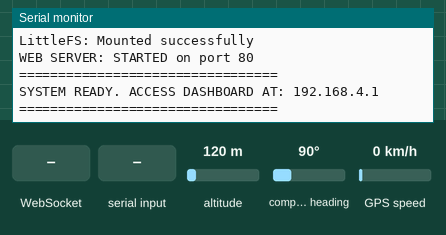
The program below on a simulated ESP32. On the bench: the last lines printed to the serial monitor. The inputs (shaded band) are chosen by the test bench; at power-on: altitude 120 m, compass heading 90°, GPS speed 0 km/h. WiFi joins after 1.5 s; servers stay silent unless stated; storage starts empty; the GPS gets a fix after 3 s at 37.7749, -122.4194 with 8 satellites.

Above: at 2.3 s.
2.4 s: WebSocket text "YOUR_WIFI_SSID" received
At 2.9 s:
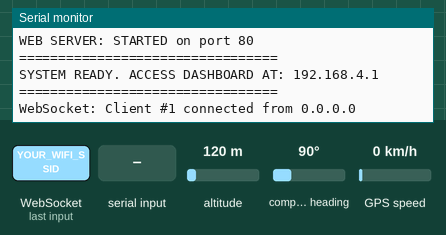
4.5 s: altitude set to 20 m
At 7.2 s:
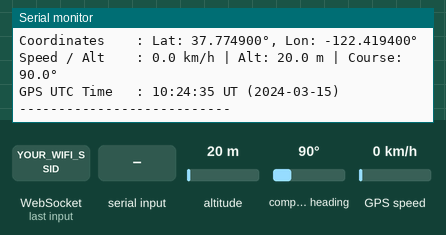
7.5 s: "YOUR_WIFI_SSID" received over the second serial link
9.0 s: compass heading set to 7°
At 9.8 s:
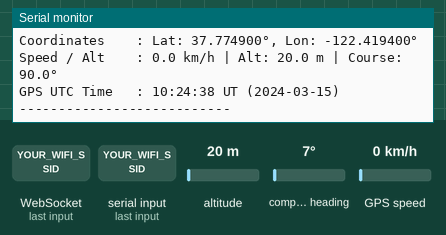

Measured:
- after the input at 2.4 s, the serial monitor: prints a new line at once (image 1)
- after the input at 4.5 s, the serial monitor: prints a new line after 1.5 s (image 2)

The program:

main.cpp
```cpp
#include <Arduino.h>
#include "config.h"
#include "gps_manager.h"
#include "wifi_manager.h"
#include "web_server.h"

GpsManager gpsManager;
WifiManager wifiManager;
WebServerManager webServerManager(gpsManager, wifiManager);

uint32_t lastDebugPrintTime = 0;

void setup() {
    Serial.begin(DEBUG_BAUD);
    delay(1000);

    Serial.println("\n=================================");
    Serial.println(" ESP32 NEO-6M GPS TRACKER ");
    Serial.println("=================================");

    // 1. Initialize GPS HardwareSerial UART2 (GPIO16 RX2, GPIO17 TX2)
    Serial.print("GPS UART: INITIALIZING (RX: GPIO");
    Serial.print(GPS_RX_PIN);
    Serial.print(", TX: GPIO");
    Serial.print(GPS_TX_PIN);
    Serial.println(")...");
    gpsManager.begin();
    Serial.println("GPS UART: OK (9600 Baud)");

    // 2. Initialize Wi-Fi (STA mode with fallback AP mode)
    wifiManager.begin();

    // 3. Initialize Web Server & WebSockets
    webServerManager.begin();

    Serial.println("=================================");
    Serial.print("SYSTEM READY. ACCESS DASHBOARD AT: ");
    Serial.println(wifiManager.getIpString());
    Serial.println("=================================\n");
}

void loop() {
    // 1. Process incoming GPS serial data continuously (non-blocking)
    gpsManager.update();

    // 2. Keep Wi-Fi connection healthy (non-blocking)
    wifiManager.update();

    // 3. Manage WebSockets & periodic client updates (non-blocking)
    webServerManager.update();

    // 4. Diagnostic debug log to Serial Monitor
    uint32_t now = millis();
    if (now - lastDebugPrintTime >= DEBUG_PRINT_INTERVAL_MS) {
        lastDebugPrintTime = now;

        GpsData data = gpsManager.getData();
        Serial.println("--- [DIAGNOSTIC STATUS] ---");
        Serial.printf("ESP32 Uptime: %lu s | Wi-Fi: %s (%s) | WS Clients: %u\n",
                      now / 1000,
                      wifiManager.getModeString(),
                      wifiManager.getIpString().c_str(),
                      webServerManager.getConnectedClientsCount());

        if (!gpsManager.hasHardwareDataReceived()) {
            Serial.println("GPS UART Status: NO DATA RECEIVED (Check wiring: NEO-6M TX -> ESP32 GPIO16)");
        } else {
            Serial.printf("GPS UART Status: DATA STREAMING (Chars parsed: %u)\n", data.charsProcessed);
        }

        Serial.printf("GPS Fix State  : %s | Satellites: %u | HDOP: %.2f\n",
                      gpsManager.getStateString(),
                      data.satellites,
                      data.hdop);

        if (data.valid) {
            Serial.printf("Coordinates    : Lat: %.6f°, Lon: %.6f°\n", data.latitude, data.longitude);
            Serial.printf("Speed / Alt    : %.1f km/h | Alt: %.1f m | Course: %.1f°\n",
                          data.speedKmh, data.altitude, data.course);
            Serial.printf("GPS UTC Time   : %s (%s)\n", data.gpsTime.c_str(), data.gpsDate.c_str());
        } else {
            Serial.println("Position       : WAITING FOR GPS FIX...");
        }
        Serial.println("---------------------------\n");
    }
}
```

gps_manager.cpp
```cpp
#include "gps_manager.h"

GpsManager::GpsManager()
    : m_serial(2),
      m_state(GPS_STATE_NO_DATA),
      m_lastByteTimestamp(0),
      m_charsReceivedTotal(0),
      m_hadValidFixOnce(false) {
}

void GpsManager::begin() {
    // Initialize HardwareSerial 2 on ESP32 (GPIO16 = RX2, GPIO17 = TX2)
    m_serial.begin(GPS_BAUD, SERIAL_8N1, GPS_RX_PIN, GPS_TX_PIN);
    m_lastByteTimestamp = millis();
    m_state = GPS_STATE_NO_DATA;
}

void GpsManager::update() {
    while (m_serial.available() > 0) {
        char c = (char)m_serial.read();
        m_tinyGps.encode(c);
        m_charsReceivedTotal++;
        m_lastByteTimestamp = millis();
    }

    updateState();
}

void GpsManager::updateState() {
    uint32_t now = millis();

    // Check if we haven't received any data over UART for GPS_NO_DATA_TIMEOUT_MS
    if (now - m_lastByteTimestamp > GPS_NO_DATA_TIMEOUT_MS && m_charsReceivedTotal == 0) {
        m_state = GPS_STATE_NO_DATA;
        return;
    }

    bool locationValid = m_tinyGps.location.isValid() &&
                         m_tinyGps.location.age() < 3000 &&
                         (abs(m_tinyGps.location.lat()) > 0.000001) &&
                         (abs(m_tinyGps.location.lng()) > 0.000001) &&
                         m_tinyGps.location.lat() >= -90.0 && m_tinyGps.location.lat() <= 90.0 &&
                         m_tinyGps.location.lng() >= -180.0 && m_tinyGps.location.lng() <= 180.0;

    if (locationValid) {
        m_state = GPS_STATE_FIXED;
        m_hadValidFixOnce = true;
    } else {
        if (m_hadValidFixOnce) {
            m_state = GPS_STATE_FIX_LOST;
        } else if (m_charsReceivedTotal > 0) {
            m_state = GPS_STATE_SEARCHING;
        } else {
            m_state = GPS_STATE_NO_DATA;
        }
    }
}

GpsData GpsManager::getData() {
    GpsData data;
    data.state = m_state;
    data.valid = (m_state == GPS_STATE_FIXED);
    data.charsProcessed = m_tinyGps.charsProcessed();
    data.sentencesWithFix = m_tinyGps.sentencesWithFix();
    data.failedChecksum = m_tinyGps.failedChecksum();

    if (data.valid) {
        data.latitude = m_tinyGps.location.lat();
        data.longitude = m_tinyGps.location.lng();
        data.altitude = m_tinyGps.altitude.isValid() ? m_tinyGps.altitude.meters() : 0.0f;

        // 1 knot = 1.852 km/h
        data.speedKmh = m_tinyGps.speed.isValid() ? (m_tinyGps.speed.knots() * 1.852f) : 0.0f;
        data.course = m_tinyGps.course.isValid() ? m_tinyGps.course.deg() : 0.0f;
        data.satellites = m_tinyGps.satellites.isValid() ? m_tinyGps.satellites.value() : 0;
        data.hdop = m_tinyGps.hdop.isValid() ? m_tinyGps.hdop.hdop() : 99.9f;

        if (data.satellites >= 4 && data.hdop < 5.0f && m_tinyGps.altitude.isValid()) {
            data.fixType = "3D";
        } else if (data.satellites >= 3) {
            data.fixType = "2D";
        } else {
            data.fixType = "FIXED";
        }
    } else {
        data.latitude = 0.0;
        data.longitude = 0.0;
        data.altitude = 0.0f;
        data.speedKmh = 0.0f;
        data.course = 0.0f;
        data.satellites = m_tinyGps.satellites.isValid() ? m_tinyGps.satellites.value() : 0;
        data.hdop = m_tinyGps.hdop.isValid() ? m_tinyGps.hdop.hdop() : 99.9f;
        data.fixType = (m_state == GPS_STATE_SEARCHING) ? "SEARCHING" :
                       (m_state == GPS_STATE_FIX_LOST) ? "FIX LOST" : "NO FIX";
    }

    data.gpsTime = formatTime();
    data.gpsDate = formatDate();

    return data;
}

const char* GpsManager::getStateString() const {
    switch (m_state) {
        case GPS_STATE_NO_DATA:   return "NO GPS DATA";
        case GPS_STATE_SEARCHING: return "SEARCHING FOR SATELLITES";
        case GPS_STATE_FIXED:     return "GPS FIXED";
        case GPS_STATE_FIX_LOST:  return "GPS FIX LOST";
        default:                  return "UNKNOWN";
    }
}

String GpsManager::getSignalQualityString() {
    if (m_state != GPS_STATE_FIXED) {
        return "No Fix";
    }

    uint32_t sats = m_tinyGps.satellites.isValid() ? m_tinyGps.satellites.value() : 0;
    float hdop = m_tinyGps.hdop.isValid() ? m_tinyGps.hdop.hdop() : 99.9f;

    if (sats >= 8 && hdop <= 1.5f) {
        return "Excellent";
    } else if (sats >= 6 && hdop <= 2.5f) {
        return "Good";
    } else if (sats >= 4 && hdop <= 4.0f) {
        return "Fair";
    } else if (sats > 0) {
        return "Poor";
    } else {
        return "No Fix";
    }
}

String GpsManager::formatTime() {
    if (!m_tinyGps.time.isValid()) {
        return "--:--:--";
    }
    char buf[12];
    snprintf(buf, sizeof(buf), "%02d:%02d:%02d UTC",
             m_tinyGps.time.hour(),
             m_tinyGps.time.minute(),
             m_tinyGps.time.second());
    return String(buf);
}

String GpsManager::formatDate() {
    if (!m_tinyGps.date.isValid()) {
        return "----/--/--";
    }
    char buf[12];
    snprintf(buf, sizeof(buf), "%04d-%02d-%02d",
             m_tinyGps.date.year(),
             m_tinyGps.date.month(),
             m_tinyGps.date.day());
    return String(buf);
}

String GpsManager::toJsonString() {
    GpsData data = getData();
    StaticJsonDocument<512> doc;

    doc["valid"] = data.valid;
    doc["state"] = getStateString();
    doc["quality"] = getSignalQualityString();

    if (data.valid) {
        doc["latitude"] = data.latitude;
        doc["longitude"] = data.longitude;
        doc["altitude"] = data.altitude;
        doc["speedKmh"] = data.speedKmh;
        doc["course"] = data.course;
        doc["satellites"] = data.satellites;
        doc["hdop"] = data.hdop;
        doc["fixType"] = data.fixType;
        doc["gpsTime"] = data.gpsTime;
        doc["gpsDate"] = data.gpsDate;
    } else {
        doc["latitude"] = nullptr;
        doc["longitude"] = nullptr;
        doc["altitude"] = nullptr;
        doc["speedKmh"] = nullptr;
        doc["course"] = nullptr;
        doc["satellites"] = data.satellites;
        doc["hdop"] = (m_tinyGps.hdop.isValid()) ? data.hdop : 99.9;
        doc["fixType"] = data.fixType;
        doc["gpsTime"] = data.gpsTime;
        doc["gpsDate"] = data.gpsDate;
    }

    doc["charsProcessed"] = data.charsProcessed;
    doc["failedChecksum"] = data.failedChecksum;
    doc["uartActive"] = (m_charsReceivedTotal > 0);

    String jsonOutput;
    serializeJson(doc, jsonOutput);
    return jsonOutput;
}
```

gps_manager.h
```cpp
#ifndef GPS_MANAGER_H
#define GPS_MANAGER_H

#include <Arduino.h>
#include <HardwareSerial.h>
#include <TinyGPS++.h>
#include <ArduinoJson.h>
#include "config.h"

enum GpsState {
    GPS_STATE_NO_DATA = 0,
    GPS_STATE_SEARCHING,
    GPS_STATE_FIXED,
    GPS_STATE_FIX_LOST
};

struct GpsData {
    bool valid;
    double latitude;
    double longitude;
    float altitude;     // meters
    float speedKmh;     // km/h (converted from knots)
    float course;       // degrees
    uint32_t satellites;
    float hdop;
    String fixType;     // "NO FIX", "2D FIX", "3D FIX"
    String gpsTime;     // "HH:MM:SS" UTC
    String gpsDate;     // "YYYY-MM-DD" UTC
    GpsState state;
    uint32_t charsProcessed;
    uint32_t sentencesWithFix;
    uint32_t failedChecksum;
};

class GpsManager {
public:
    GpsManager();
    void begin();
    void update();

    GpsData getData();
    GpsState getState() const { return m_state; }
    const char* getStateString() const;
    String getSignalQualityString();
    String toJsonString();

    bool hasHardwareDataReceived() const { return m_charsReceivedTotal > 0; }
    uint32_t getCharsProcessed() const { return m_tinyGps.charsProcessed(); }

private:
    HardwareSerial m_serial;
    TinyGPSPlus m_tinyGps;
    GpsState m_state;
    uint32_t m_lastByteTimestamp;
    uint32_t m_charsReceivedTotal;
    bool m_hadValidFixOnce;

    void updateState();
    String formatTime();
    String formatDate();
};

#endif // GPS_MANAGER_H
```

web_server.cpp
```cpp
#include "web_server.h"

WebServerManager::WebServerManager(GpsManager& gpsMgr, WifiManager& wifiMgr)
    : m_server(HTTP_PORT),
      m_ws(WEBSOCKET_PATH),
      m_gpsManager(gpsMgr),
      m_wifiManager(wifiMgr),
      m_littleFsMounted(false),
      m_lastBroadcastTime(0),
      m_packetsSent(0) {
}

void WebServerManager::begin() {
    // Mount LittleFS
    if (LittleFS.begin(true)) {
        m_littleFsMounted = true;
        Serial.println("LittleFS: Mounted successfully");
    } else {
        m_littleFsMounted = false;
        Serial.println("LittleFS: Failed to mount. Embedded fallback assets will be used.");
    }

    setupWebSocket();
    setupRoutes();

    m_server.begin();
    Serial.println("WEB SERVER: STARTED on port 80");
}

void WebServerManager::setupWebSocket() {
    m_ws.onEvent([this](AsyncWebSocket* server, AsyncWebSocketClient* client, AwsEventType type, void* arg, uint8_t* data, size_t len) {
        this->onWsEvent(server, client, type, arg, data, len);
    });
    m_server.addHandler(&m_ws);
}

void WebServerManager::onWsEvent(AsyncWebSocket* server, AsyncWebSocketClient* client, AwsEventType type, void* arg, uint8_t* data, size_t len) {
    if (type == WS_EVT_CONNECT) {
        Serial.printf("WebSocket: Client #%u connected from %s\n", client->id(), client->remoteIP().toString().c_str());
        // Immediately send current GPS state on connect
        String jsonPayload = m_gpsManager.toJsonString();
        client->text(jsonPayload);
    } else if (type == WS_EVT_DISCONNECT) {
        Serial.printf("WebSocket: Client #%u disconnected\n", client->id());
    } else if (type == WS_EVT_DATA) {
        AwsFrameInfo* info = (AwsFrameInfo*)arg;
        if (info->final && info->index == 0 && info->len == len && info->opcode == WS_TEXT) {
            // Received ping or command from client
            if (len >= 4 && memcmp(data, "ping", 4) == 0) {
                client->text("{\"type\":\"pong\"}");
            }
        }
    }
}

void WebServerManager::setupRoutes() {
    // REST API /api/gps
    m_server.on("/api/gps", HTTP_GET, [this](AsyncWebServerRequest* request) {
        String jsonPayload = m_gpsManager.toJsonString();
        request->send(200, "application/json", jsonPayload);
    });

    // REST API /api/status
    m_server.on("/api/status", HTTP_GET, [this](AsyncWebServerRequest* request) {
        StaticJsonDocument<256> doc;
        doc["esp32"] = "ONLINE";
        doc["wifiMode"] = m_wifiManager.getModeString();
        doc["ip"] = m_wifiManager.getIpString();
        doc["uptimeSec"] = millis() / 1000;
        doc["wsClients"] = m_ws.count();
        doc["packetsSent"] = m_packetsSent;
        doc["gpsState"] = m_gpsManager.getStateString();

        String output;
        serializeJson(doc, output);
        request->send(200, "application/json", output);
    });

    // Serve index.html
    m_server.on("/", HTTP_GET, [this](AsyncWebServerRequest* request) {
        if (m_littleFsMounted && LittleFS.exists("/index.html")) {
            request->send(LittleFS, "/index.html", "text/html");
        } else {
            request->send(LittleFS, "/index.html", "text/html");
        }
    });

    // Serve LittleFS static files directly
    if (m_littleFsMounted) {
        m_server.serveStatic("/", LittleFS, "/");
    }

    // CORS headers for local development testing
    DefaultHeaders::Instance().addHeader("Access-Control-Allow-Origin", "*");
    DefaultHeaders::Instance().addHeader("Access-Control-Allow-Methods", "GET, POST, OPTIONS");
    DefaultHeaders::Instance().addHeader("Access-Control-Allow-Headers", "Content-Type");

    // 404 handler
    m_server.onNotFound([](AsyncWebServerRequest* request) {
        if (request->method() == HTTP_OPTIONS) {
            request->send(200);
        } else {
            request->send(404, "text/plain", "404: Not Found");
        }
    });
}

void WebServerManager::update() {
    uint32_t now = millis();
    if (now - m_lastBroadcastTime >= BROADCAST_INTERVAL_MS) {
        m_lastBroadcastTime = now;
        broadcastGpsData();
    }

    // Clean up websocket clients
    m_ws.cleanupClients();
}

void WebServerManager::broadcastGpsData() {
    if (m_ws.count() == 0) {
        return;
    }

    String jsonPayload = m_gpsManager.toJsonString();
    m_ws.textAll(jsonPayload);
    m_packetsSent++;
}
```

web_server.h
```cpp
#ifndef WEB_SERVER_H
#define WEB_SERVER_H

#include <Arduino.h>
#include <ESPAsyncWebServer.h>
#include <AsyncTCP.h>
#include <LittleFS.h>
#include "config.h"
#include "gps_manager.h"
#include "wifi_manager.h"

class WebServerManager {
public:
    WebServerManager(GpsManager& gpsMgr, WifiManager& wifiMgr);
    void begin();
    void update();
    void broadcastGpsData();

    size_t getConnectedClientsCount() const { return m_ws.count(); }
    uint32_t getPacketsSent() const { return m_packetsSent; }

private:
    AsyncWebServer m_server;
    AsyncWebSocket m_ws;
    GpsManager& m_gpsManager;
    WifiManager& m_wifiManager;

    bool m_littleFsMounted;
    uint32_t m_lastBroadcastTime;
    uint32_t m_packetsSent;

    void setupRoutes();
    void setupWebSocket();
    void onWsEvent(AsyncWebSocket* server, AsyncWebSocketClient* client, AwsEventType type, void* arg, uint8_t* data, size_t len);
};

#endif // WEB_SERVER_H
```

wifi_manager.h
```cpp
#ifndef WIFI_MANAGER_H
#define WIFI_MANAGER_H

#include <Arduino.h>
#include <WiFi.h>
#include "config.h"

enum WifiModeStatus {
    WIFI_MODE_DISCONNECTED = 0,
    WIFI_MODE_STA_CONNECTED,
    WIFI_MODE_AP_FALLBACK
};

class WifiManager {
public:
    WifiManager();
    void begin();
    void update();

    bool isConnectedToStation() const { return m_status == WIFI_MODE_STA_CONNECTED; }
    bool isApMode() const { return m_status == WIFI_MODE_AP_FALLBACK; }
    IPAddress getIpAddress() const;
    String getIpString() const;
    const char* getModeString() const;
    WifiModeStatus getStatus() const { return m_status; }

private:
    WifiModeStatus m_status;
    uint32_t m_lastReconnectCheck;
    void startAccessPoint();
};

#endif // WIFI_MANAGER_H
```

config.h
```cpp
#ifndef CONFIG_H
#define CONFIG_H

#include <Arduino.h>

// Serial Debug
#define DEBUG_BAUD 115200

// GPS HardwareSerial Config (UART2)
#define GPS_RX_PIN 16  // ESP32 RX2 connected to NEO-6M TX
#define GPS_TX_PIN 17  // ESP32 TX2 connected to NEO-6M RX
#define GPS_BAUD 9600

// Wi-Fi Station Configuration
// Change these to your local Wi-Fi router settings if desired
static const char* WIFI_SSID = "YOUR_WIFI_SSID";
static const char* WIFI_PASSWORD = "YOUR_WIFI_PASSWORD";
#define WIFI_STA_TIMEOUT_MS 10000

// Wi-Fi Access Point Fallback Configuration
static const char* AP_SSID = "GPS-TRACKER";
static const char* AP_PASSWORD = "GPS123456";
static const IPAddress AP_LOCAL_IP(192, 168, 4, 1);
static const IPAddress AP_GATEWAY(192, 168, 4, 1);
static const IPAddress AP_SUBNET(255, 255, 255, 0);

// Web Server & WebSocket Configuration
#define HTTP_PORT 80
#define WEBSOCKET_PATH "/ws"
#define BROADCAST_INTERVAL_MS 1000
#define DEBUG_PRINT_INTERVAL_MS 3000

// GPS Timeout thresholds (ms)
#define GPS_NO_DATA_TIMEOUT_MS 3000

#endif // CONFIG_H
```

Source omitted: wifi_manager.cpp (3149 bytes)
